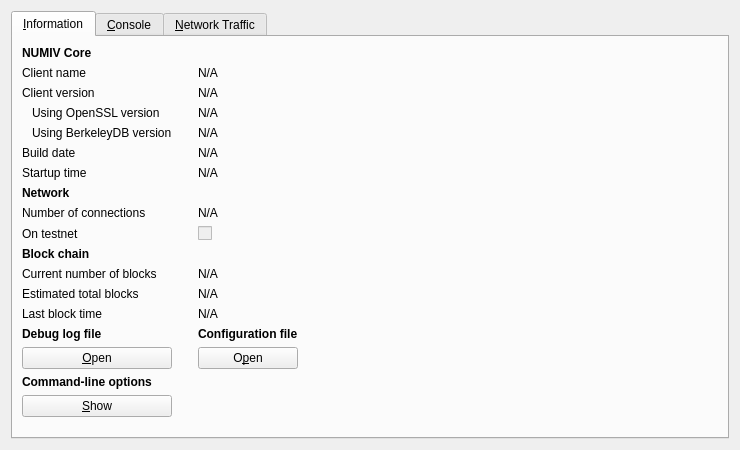
<?xml version="1.0" encoding="UTF-8"?>
<ui version="4.0">
 <class>RPCConsole</class>
 <widget class="QWidget" name="RPCConsole">
  <property name="geometry">
   <rect>
    <x>0</x>
    <y>0</y>
    <width>740</width>
    <height>450</height>
   </rect>
  </property>
  <property name="windowTitle">
   <string>NUMIV - Debug window</string>
  </property>
  <layout class="QVBoxLayout" name="verticalLayout_2">
   <item>
    <widget class="QTabWidget" name="tabWidget">
     <property name="currentIndex">
      <number>0</number>
     </property>
     <widget class="QWidget" name="tab_info">
      <attribute name="title">
       <string>&amp;Information</string>
      </attribute>
      <layout class="QGridLayout" name="gridLayout">
       <item row="15" column="2">
        <widget class="QLabel" name="labelConfigfile">
         <property name="font">
          <font>
           <weight>75</weight>
           <bold>true</bold>
          </font>
         </property>
         <property name="text">
          <string>Configuration file</string>
         </property>
        </widget>
       </item>
       <item row="13" column="2">
        <widget class="QLabel" name="lastBlockTime">
         <property name="cursor">
          <cursorShape>IBeamCursor</cursorShape>
         </property>
         <property name="text">
          <string>N/A</string>
         </property>
         <property name="textFormat">
          <enum>Qt::PlainText</enum>
         </property>
         <property name="textInteractionFlags">
          <set>Qt::LinksAccessibleByMouse|Qt::TextSelectableByKeyboard|Qt::TextSelectableByMouse</set>
         </property>
        </widget>
       </item>
       <item row="11" column="0">
        <widget class="QLabel" name="label_3">
         <property name="text">
          <string>Current number of blocks</string>
         </property>
        </widget>
       </item>
       <item row="11" column="2">
        <widget class="QLabel" name="numberOfBlocks">
         <property name="cursor">
          <cursorShape>IBeamCursor</cursorShape>
         </property>
         <property name="text">
          <string>N/A</string>
         </property>
         <property name="textFormat">
          <enum>Qt::PlainText</enum>
         </property>
         <property name="textInteractionFlags">
          <set>Qt::LinksAccessibleByMouse|Qt::TextSelectableByKeyboard|Qt::TextSelectableByMouse</set>
         </property>
        </widget>
       </item>
       <item row="17" column="0">
        <widget class="QLabel" name="labelCLOptions">
         <property name="font">
          <font>
           <weight>75</weight>
           <bold>true</bold>
          </font>
         </property>
         <property name="text">
          <string>Command-line options</string>
         </property>
        </widget>
       </item>
       <item row="16" column="0">
        <widget class="QPushButton" name="openDebugLogfileButton">
         <property name="toolTip">
          <string>Open the NUMIV debug log file from the current data directory. This can take a few seconds for large log files.</string>
         </property>
         <property name="text">
          <string>&amp;Open</string>
         </property>
         <property name="autoDefault">
          <bool>false</bool>
         </property>
        </widget>
       </item>
       <item row="15" column="0">
        <widget class="QLabel" name="labelDebugLogfile">
         <property name="font">
          <font>
           <weight>75</weight>
           <bold>true</bold>
          </font>
         </property>
         <property name="text">
          <string>Debug log file</string>
         </property>
        </widget>
       </item>
       <item row="18" column="3" rowspan="2">
        <spacer name="horizontalSpacer">
         <property name="orientation">
          <enum>Qt::Horizontal</enum>
         </property>
         <property name="sizeHint" stdset="0">
          <size>
           <width>404</width>
           <height>20</height>
          </size>
         </property>
        </spacer>
       </item>
       <item row="19" column="1">
        <spacer name="verticalSpacer">
         <property name="orientation">
          <enum>Qt::Vertical</enum>
         </property>
         <property name="sizeHint" stdset="0">
          <size>
           <width>20</width>
           <height>40</height>
          </size>
         </property>
        </spacer>
       </item>
       <item row="18" column="0">
        <widget class="QPushButton" name="showCLOptionsButton">
         <property name="toolTip">
          <string>Show the NUMIV-Qt help message to get a list with possible NUMIV command-line options.</string>
         </property>
         <property name="text">
          <string>&amp;Show</string>
         </property>
         <property name="autoDefault">
          <bool>false</bool>
         </property>
        </widget>
       </item>
       <item row="13" column="0">
        <widget class="QLabel" name="label_2">
         <property name="text">
          <string>Last block time</string>
         </property>
        </widget>
       </item>
       <item row="7" column="0">
        <widget class="QLabel" name="label_11">
         <property name="font">
          <font>
           <weight>75</weight>
           <bold>true</bold>
          </font>
         </property>
         <property name="text">
          <string>Network</string>
         </property>
        </widget>
       </item>
       <item row="6" column="2">
        <widget class="QLabel" name="startupTime">
         <property name="cursor">
          <cursorShape>IBeamCursor</cursorShape>
         </property>
         <property name="text">
          <string>N/A</string>
         </property>
         <property name="textFormat">
          <enum>Qt::PlainText</enum>
         </property>
         <property name="textInteractionFlags">
          <set>Qt::LinksAccessibleByMouse|Qt::TextSelectableByKeyboard|Qt::TextSelectableByMouse</set>
         </property>
        </widget>
       </item>
       <item row="6" column="0">
        <widget class="QLabel" name="label_13">
         <property name="text">
          <string>Startup time</string>
         </property>
        </widget>
       </item>
       <item row="9" column="0">
        <widget class="QLabel" name="label_8">
         <property name="text">
          <string>On testnet</string>
         </property>
        </widget>
       </item>
       <item row="8" column="2">
        <widget class="QLabel" name="numberOfConnections">
         <property name="cursor">
          <cursorShape>IBeamCursor</cursorShape>
         </property>
         <property name="text">
          <string>N/A</string>
         </property>
         <property name="textFormat">
          <enum>Qt::PlainText</enum>
         </property>
         <property name="textInteractionFlags">
          <set>Qt::LinksAccessibleByMouse|Qt::TextSelectableByKeyboard|Qt::TextSelectableByMouse</set>
         </property>
        </widget>
       </item>
       <item row="8" column="0">
        <widget class="QLabel" name="label_7">
         <property name="text">
          <string>Number of connections</string>
         </property>
        </widget>
       </item>
       <item row="10" column="0">
        <widget class="QLabel" name="label_10">
         <property name="font">
          <font>
           <weight>75</weight>
           <bold>true</bold>
          </font>
         </property>
         <property name="text">
          <string>Block chain</string>
         </property>
        </widget>
       </item>
       <item row="9" column="2">
        <widget class="QCheckBox" name="isTestNet">
         <property name="enabled">
          <bool>false</bool>
         </property>
         <property name="text">
          <string/>
         </property>
        </widget>
       </item>
       <item row="12" column="0">
        <widget class="QLabel" name="label_4">
         <property name="text">
          <string>Estimated total blocks</string>
         </property>
        </widget>
       </item>
       <item row="12" column="2">
        <widget class="QLabel" name="totalBlocks">
         <property name="cursor">
          <cursorShape>IBeamCursor</cursorShape>
         </property>
         <property name="text">
          <string>N/A</string>
         </property>
         <property name="textFormat">
          <enum>Qt::PlainText</enum>
         </property>
         <property name="textInteractionFlags">
          <set>Qt::LinksAccessibleByMouse|Qt::TextSelectableByKeyboard|Qt::TextSelectableByMouse</set>
         </property>
        </widget>
       </item>
       <item row="2" column="2">
        <widget class="QLabel" name="clientVersion">
         <property name="cursor">
          <cursorShape>IBeamCursor</cursorShape>
         </property>
         <property name="text">
          <string>N/A</string>
         </property>
         <property name="textFormat">
          <enum>Qt::PlainText</enum>
         </property>
         <property name="textInteractionFlags">
          <set>Qt::LinksAccessibleByMouse|Qt::TextSelectableByKeyboard|Qt::TextSelectableByMouse</set>
         </property>
        </widget>
       </item>
       <item row="4" column="0">
        <widget class="QLabel" name="label_berkeleyDBVersion">
         <property name="text">
          <string>Using BerkeleyDB version</string>
         </property>
         <property name="indent">
          <number>10</number>
         </property>
        </widget>
       </item>
       <item row="3" column="0">
        <widget class="QLabel" name="label_14">
         <property name="text">
          <string>Using OpenSSL version</string>
         </property>
         <property name="indent">
          <number>10</number>
         </property>
        </widget>
       </item>
       <item row="3" column="2">
        <widget class="QLabel" name="openSSLVersion">
         <property name="cursor">
          <cursorShape>IBeamCursor</cursorShape>
         </property>
         <property name="text">
          <string>N/A</string>
         </property>
         <property name="textFormat">
          <enum>Qt::PlainText</enum>
         </property>
         <property name="textInteractionFlags">
          <set>Qt::LinksAccessibleByMouse|Qt::TextSelectableByKeyboard|Qt::TextSelectableByMouse</set>
         </property>
        </widget>
       </item>
       <item row="4" column="2">
        <widget class="QLabel" name="berkeleyDBVersion">
         <property name="cursor">
          <cursorShape>IBeamCursor</cursorShape>
         </property>
         <property name="text">
          <string>N/A</string>
         </property>
         <property name="textFormat">
          <enum>Qt::PlainText</enum>
         </property>
         <property name="textInteractionFlags">
          <set>Qt::LinksAccessibleByMouse|Qt::TextSelectableByKeyboard|Qt::TextSelectableByMouse</set>
         </property>
        </widget>
       </item>
       <item row="5" column="0">
        <widget class="QLabel" name="label_12">
         <property name="text">
          <string>Build date</string>
         </property>
        </widget>
       </item>
       <item row="5" column="2">
        <widget class="QLabel" name="buildDate">
         <property name="cursor">
          <cursorShape>IBeamCursor</cursorShape>
         </property>
         <property name="text">
          <string>N/A</string>
         </property>
         <property name="textFormat">
          <enum>Qt::PlainText</enum>
         </property>
         <property name="textInteractionFlags">
          <set>Qt::LinksAccessibleByMouse|Qt::TextSelectableByKeyboard|Qt::TextSelectableByMouse</set>
         </property>
        </widget>
       </item>
       <item row="2" column="0">
        <widget class="QLabel" name="label_6">
         <property name="text">
          <string>Client version</string>
         </property>
        </widget>
       </item>
       <item row="0" column="0">
        <widget class="QLabel" name="label_9">
         <property name="font">
          <font>
           <weight>75</weight>
           <bold>true</bold>
          </font>
         </property>
         <property name="text">
          <string>NUMIV Core</string>
         </property>
        </widget>
       </item>
       <item row="1" column="2">
        <widget class="QLabel" name="clientName">
         <property name="cursor">
          <cursorShape>IBeamCursor</cursorShape>
         </property>
         <property name="text">
          <string>N/A</string>
         </property>
         <property name="textFormat">
          <enum>Qt::PlainText</enum>
         </property>
         <property name="textInteractionFlags">
          <set>Qt::LinksAccessibleByMouse|Qt::TextSelectableByKeyboard|Qt::TextSelectableByMouse</set>
         </property>
        </widget>
       </item>
       <item row="1" column="0">
        <widget class="QLabel" name="label_5">
         <property name="text">
          <string>Client name</string>
         </property>
        </widget>
       </item>
       <item row="14" column="2">
        <spacer name="verticalSpacer_2">
         <property name="orientation">
          <enum>Qt::Vertical</enum>
         </property>
         <property name="sizeHint" stdset="0">
          <size>
           <width>20</width>
           <height>20</height>
          </size>
         </property>
        </spacer>
       </item>
       <item row="16" column="2">
        <widget class="QPushButton" name="openConfigurationfileButton">
         <property name="toolTip">
          <string>Open the NUMIV configuration file from the current data directory.</string>
         </property>
         <property name="text">
          <string>O&amp;pen</string>
         </property>
         <property name="autoDefault">
          <bool>false</bool>
         </property>
        </widget>
       </item>
      </layout>
     </widget>
     <widget class="QWidget" name="tab_console">
      <attribute name="title">
       <string>&amp;Console</string>
      </attribute>
      <layout class="QVBoxLayout" name="verticalLayout_3">
       <property name="spacing">
        <number>3</number>
       </property>
       <item>
        <widget class="QTextEdit" name="messagesWidget">
         <property name="minimumSize">
          <size>
           <width>0</width>
           <height>100</height>
          </size>
         </property>
         <property name="readOnly">
          <bool>true</bool>
         </property>
         <property name="tabKeyNavigation" stdset="0">
          <bool>false</bool>
         </property>
         <property name="columnCount" stdset="0">
          <number>2</number>
         </property>
        </widget>
       </item>
       <item>
        <layout class="QHBoxLayout" name="horizontalLayout">
         <property name="spacing">
          <number>3</number>
         </property>
         <item>
          <widget class="QLabel" name="label">
           <property name="text">
            <string notr="true">&gt;</string>
           </property>
          </widget>
         </item>
         <item>
          <widget class="QLineEdit" name="lineEdit"/>
         </item>
         <item>
          <widget class="QPushButton" name="clearButton">
           <property name="maximumSize">
            <size>
             <width>24</width>
             <height>24</height>
            </size>
           </property>
           <property name="toolTip">
            <string>Clear console</string>
           </property>
           <property name="text">
            <string/>
           </property>
           <property name="icon">
            <iconset resource="../bitcoin.qrc">
             <normaloff>:/icons/remove</normaloff>:/icons/remove</iconset>
           </property>
           <property name="shortcut">
            <string notr="true">Ctrl+L</string>
           </property>
           <property name="autoDefault">
            <bool>false</bool>
           </property>
          </widget>
         </item>
        </layout>
       </item>
      </layout>
     </widget>
     <widget class="QWidget" name="tab_nettraffic">
      <attribute name="title">
       <string>&amp;Network Traffic</string>
      </attribute>
      <layout class="QHBoxLayout" name="horizontalLayout_3">
       <item>
        <layout class="QVBoxLayout" name="verticalLayout_4">
         <item>
          <widget class="TrafficGraphWidget" name="trafficGraph" native="true">
           <property name="sizePolicy">
            <sizepolicy hsizetype="Expanding" vsizetype="Expanding">
             <horstretch>0</horstretch>
             <verstretch>0</verstretch>
            </sizepolicy>
           </property>
          </widget>
         </item>
         <item>
          <layout class="QHBoxLayout" name="horizontalLayout_2">
           <item>
            <widget class="QSlider" name="sldGraphRange">
             <property name="minimum">
              <number>1</number>
             </property>
             <property name="maximum">
              <number>288</number>
             </property>
             <property name="pageStep">
              <number>12</number>
             </property>
             <property name="value">
              <number>6</number>
             </property>
             <property name="orientation">
              <enum>Qt::Horizontal</enum>
             </property>
            </widget>
           </item>
           <item>
            <widget class="QLabel" name="lblGraphRange">
             <property name="minimumSize">
              <size>
               <width>100</width>
               <height>0</height>
              </size>
             </property>
             <property name="alignment">
              <set>Qt::AlignCenter</set>
             </property>
            </widget>
           </item>
           <item>
            <widget class="QPushButton" name="btnClearTrafficGraph">
             <property name="text">
              <string>&amp;Clear</string>
             </property>
             <property name="autoDefault">
              <bool>false</bool>
             </property>
            </widget>
           </item>
          </layout>
         </item>
        </layout>
       </item>
       <item>
        <layout class="QVBoxLayout" name="verticalLayout">
         <item>
          <widget class="QGroupBox" name="groupBox">
           <property name="title">
            <string>Totals</string>
           </property>
           <layout class="QVBoxLayout" name="verticalLayout_5">
            <item>
             <layout class="QHBoxLayout" name="horizontalLayout_4">
              <item>
               <widget class="Line" name="line">
                <property name="sizePolicy">
                 <sizepolicy hsizetype="Fixed" vsizetype="Fixed">
                  <horstretch>0</horstretch>
                  <verstretch>0</verstretch>
                 </sizepolicy>
                </property>
                <property name="minimumSize">
                 <size>
                  <width>10</width>
                  <height>0</height>
                 </size>
                </property>
                <property name="palette">
                 <palette>
                  <active>
                   <colorrole role="Light">
                    <brush brushstyle="SolidPattern">
                     <color alpha="255">
                      <red>0</red>
                      <green>255</green>
                      <blue>0</blue>
                     </color>
                    </brush>
                   </colorrole>
                  </active>
                  <inactive>
                   <colorrole role="Light">
                    <brush brushstyle="SolidPattern">
                     <color alpha="255">
                      <red>0</red>
                      <green>255</green>
                      <blue>0</blue>
                     </color>
                    </brush>
                   </colorrole>
                  </inactive>
                  <disabled>
                   <colorrole role="Light">
                    <brush brushstyle="SolidPattern">
                     <color alpha="255">
                      <red>0</red>
                      <green>255</green>
                      <blue>0</blue>
                     </color>
                    </brush>
                   </colorrole>
                  </disabled>
                 </palette>
                </property>
                <property name="orientation">
                 <enum>Qt::Horizontal</enum>
                </property>
               </widget>
              </item>
              <item>
               <widget class="QLabel" name="label_16">
                <property name="text">
                 <string>Received:</string>
                </property>
               </widget>
              </item>
              <item>
               <widget class="QLabel" name="lblBytesIn">
                <property name="minimumSize">
                 <size>
                  <width>50</width>
                  <height>0</height>
                 </size>
                </property>
                <property name="alignment">
                 <set>Qt::AlignRight|Qt::AlignTrailing|Qt::AlignVCenter</set>
                </property>
               </widget>
              </item>
             </layout>
            </item>
            <item>
             <layout class="QHBoxLayout" name="horizontalLayout_5">
              <item>
               <widget class="Line" name="line_2">
                <property name="sizePolicy">
                 <sizepolicy hsizetype="Fixed" vsizetype="Fixed">
                  <horstretch>0</horstretch>
                  <verstretch>0</verstretch>
                 </sizepolicy>
                </property>
                <property name="minimumSize">
                 <size>
                  <width>10</width>
                  <height>0</height>
                 </size>
                </property>
                <property name="palette">
                 <palette>
                  <active>
                   <colorrole role="Light">
                    <brush brushstyle="SolidPattern">
                     <color alpha="255">
                      <red>255</red>
                      <green>0</green>
                      <blue>0</blue>
                     </color>
                    </brush>
                   </colorrole>
                  </active>
                  <inactive>
                   <colorrole role="Light">
                    <brush brushstyle="SolidPattern">
                     <color alpha="255">
                      <red>255</red>
                      <green>0</green>
                      <blue>0</blue>
                     </color>
                    </brush>
                   </colorrole>
                  </inactive>
                  <disabled>
                   <colorrole role="Light">
                    <brush brushstyle="SolidPattern">
                     <color alpha="255">
                      <red>255</red>
                      <green>0</green>
                      <blue>0</blue>
                     </color>
                    </brush>
                   </colorrole>
                  </disabled>
                 </palette>
                </property>
                <property name="orientation">
                 <enum>Qt::Horizontal</enum>
                </property>
               </widget>
              </item>
              <item>
               <widget class="QLabel" name="label_17">
                <property name="text">
                 <string>Sent:</string>
                </property>
               </widget>
              </item>
              <item>
               <widget class="QLabel" name="lblBytesOut">
                <property name="minimumSize">
                 <size>
                  <width>50</width>
                  <height>0</height>
                 </size>
                </property>
                <property name="alignment">
                 <set>Qt::AlignRight|Qt::AlignTrailing|Qt::AlignVCenter</set>
                </property>
               </widget>
              </item>
             </layout>
            </item>
            <item>
             <spacer name="verticalSpacer_4">
              <property name="orientation">
               <enum>Qt::Vertical</enum>
              </property>
              <property name="sizeHint" stdset="0">
               <size>
                <width>20</width>
                <height>407</height>
               </size>
              </property>
             </spacer>
            </item>
           </layout>
          </widget>
         </item>
        </layout>
       </item>
      </layout>
     </widget>
    </widget>
   </item>
  </layout>
 </widget>
 <customwidgets>
  <customwidget>
   <class>TrafficGraphWidget</class>
   <extends>QWidget</extends>
   <header>trafficgraphwidget.h</header>
   <container>1</container>
   <slots>
    <slot>clear()</slot>
   </slots>
  </customwidget>
 </customwidgets>
 <resources>
  <include location="../bitcoin.qrc"/>
 </resources>
 <connections/>
</ui>
